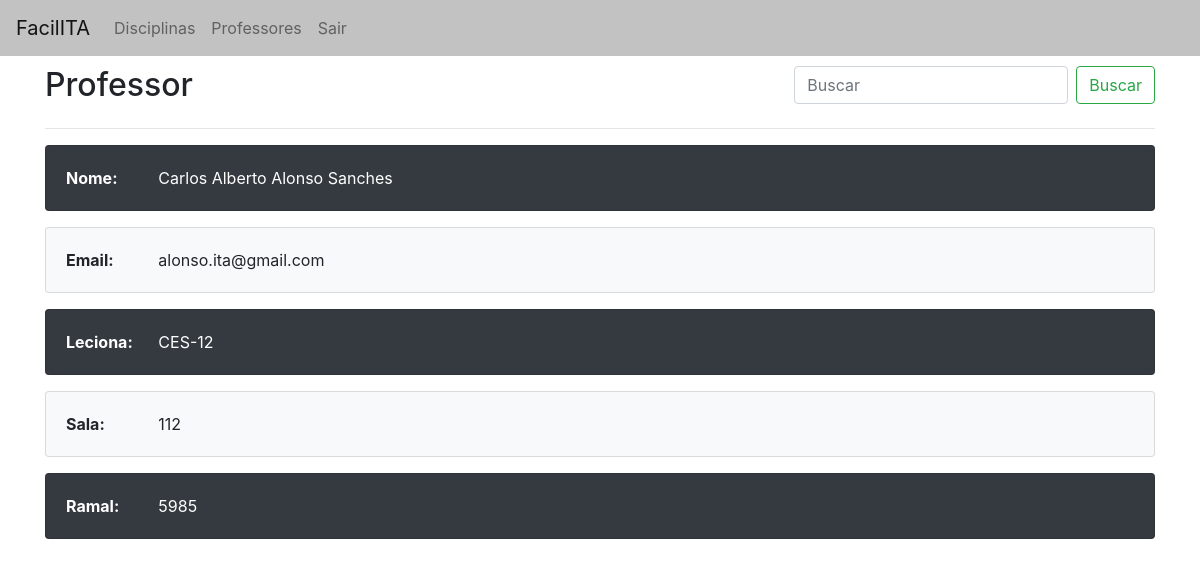
/teacher/Alonso (signed in), run on the app's committed database.
### application/models.py (models this page shows, shortened)
class Teacher(db.Model):
    id = db.Column(db.Integer, primary_key=True)
    routeIdentifier = db.Column(db.String(50), unique = True, nullable=False)
    name = db.Column(db.String(120), nullable=False)
    email = db.Column(db.String(120), nullable=False)
    room = db.Column(db.String(120), nullable=False)
    ramal = db.Column(db.Integer, nullable=False)

class Subject(db.Model):
    id = db.Column(db.Integer, primary_key=True)
    code = db.Column(db.String(20), unique=True, nullable=False)
    name = db.Column(db.String(120), nullable=False)
    teachers = db.relationship('Teacher', secondary=subjectTeacherAssociation, backref=db.backref('subjects', lazy = 'dynamic'))
    classITA = db.Column(db.String(20), nullable=False)

### application/routes.py (the view)
@app.route("/teacher", defaults={'routeIdentifier': None})
@app.route("/teacher/<routeIdentifier>", methods=['GET'])
def teacher(routeIdentifier):
    if current_user.is_authenticated:
        if routeIdentifier:
            teacher = Teacher.query.filter_by(routeIdentifier=routeIdentifier).first_or_404(description='There is no data with the route identifier {}'.format(routeIdentifier))
            subjects = ""
            for subject in teacher.subjects:
                if subjects != "":
                    subjects = subjects + ", "
                subjects = subjects + subject.code
            return render_template('teacher.html', teacher=teacher, subjects=subjects)
        else:
            return render_template('teacher.html', teacher=None, subjects=None)
    else:
        return redirect(url_for('login'))

### application/models.py (called while the page is built)
@login_manager.user_loader
def load_user(user_id):
    return User.query.get(int(user_id))

### application/templates/teacher.html (shortened to what this page needs)
<!DOCTYPE html>
<html>
<head>
    <html lang="pt-br">
    <link rel="stylesheet" type="text/css" href="{{ url_for('static', filename='css/bootstrap.min.css') }}">
</head>
<body>
  <div class="navbar-header">
      <nav class="navbar navbar-expand-lg navbar-light" style="background-color: #C3C2C2;">
        <a class="navbar-brand" href="{{ url_for('home') }}">FacilITA</a>
        <div class="collapse navbar-collapse" id="navbarNav">
          <div class="navbar-nav">
            {% if current_user.is_authenticated %}
              <a class="nav-item nav-link" href="{{ url_for('home') }}">Disciplinas</a>
              <a class="nav-item nav-link" href="{{ url_for('teacher') }}">Professores</a>
              <a class="nav-item nav-link" href="{{ url_for('logout') }}">Sair</a>
            {% endif %}
          </div>
        </div>
      </nav>
  </div>
  <main role="main" class="container" style="margin-top: 10px;">
    <div style="display: flex;">
    <div>
      <h2>Professor</h2>
    </div>
    <div style="margin-left: auto;">
    <form method="post" action="{{ url_for('teacherSearch') }}" class="form-inline my-2 my-lg-0">
      <input class="form-control mr-sm-2" name="search" type="search" align="right" placeholder="Buscar" aria-label="Search">
      <button class="btn btn-outline-success my-2 my-sm-0" type="submit">Buscar</button>
    </form>
    </div>
    </div>
    <hr width="100%">
    <div class="card text-white bg-dark mb-3" style="max-width: 1200px;">
    <div class="row no-gutters">
      <div class="col-md-1">
        <div class="row no-gutters">
        <div class="card-body">
          <p class="card-text"><strong>Nome:</strong></p>
        </div>
        </div>
      </div>
      <div class="col-md-11">
        <div class="card-body">
          <p class="card-text">{{ teacher.name }}</p>
        </div>
      </div>
    </div>
  </div>
  <div class="card text-black bg-light mb-3" style="max-width: 1200px;">
  <div class="row no-gutters">
    <div class="col-md-1">
      <div class="row no-gutters">
      <div class="card-body">
        <p class="card-text"><strong>Email:</strong></p>
      </div>
      </div>
    </div>
    <div class="col-md-11">
      <div class="card-body">
        <p class="card-text">{{ teacher.email }}</p>
      </div>
    </div>
  </div>
  </div>
  <div class="card text-white bg-dark mb-3" style="max-width: 1200px;">
  <div class="row no-gutters">
    <div class="col-md-1">
      <div class="row no-gutters">
      <div class="card-body">
        <p class="card-text"><strong>Leciona:</strong></p>
      </div>
      </div>
    </div>
    <div class="col-md-11">
      <div class="card-body">
        {% if subjects != None %}
        <p class="card-text">{{ subjects }}</p>
        {% endif %}
      </div>
    </div>
  </div>
  </div>
  <div class="card text-black bg-light mb-3" style="max-width: 1200px;">
  <div class="row no-gutters">
  <div class="col-md-1">
    <div class="row no-gutters">
    <div class="card-body">
      <p class="card-text"><strong>Sala:</strong></p>
    </div>
    </div>
  </div>
  <div class="col-md-11">
    <div class="card-body">
      <p class="card-text">{{ teacher.room }}</p>
    </div>
  </div>
  </div>
  </div>
  <div class="card text-white bg-dark mb-3" style="max-width: 1200px;">
  <div class="row no-gutters">
    <div class="col-md-1">
      <div class="row no-gutters">
      <div class="card-body">
        <p class="card-text"><strong>Ramal:</strong></p>
      </div>
      </div>
    </div>
    <div class="col-md-11">
      <div class="card-body">
        <p class="card-text">{{ teacher.ramal }}</p>
      </div>
    </div>
  </div>
  </div>
    </main>
</body>
</html>

### data on the page
Teacher: name "Carlos Alberto Alonso Sanches", email "alonso.ita@gmail.com", room "112", ramal "5985"
Subject: code "CES-12"
